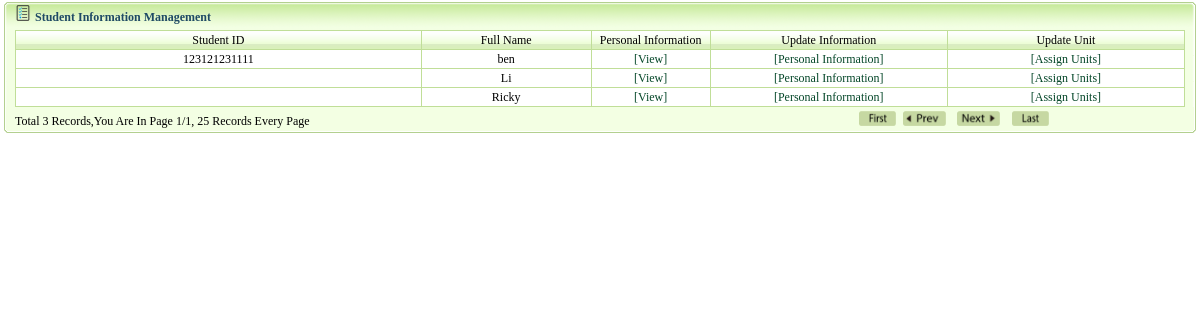
The app's page /sys/tab/student_message.php (signed in), older data.
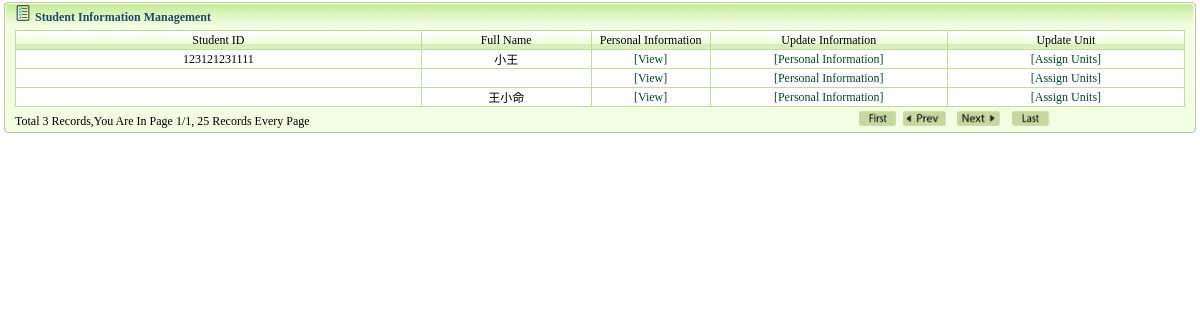
The same page, newer data.
### tables this page shows
CREATE TABLE IF NOT EXISTS `student` (
  `id` int(4) NOT NULL AUTO_INCREMENT,
  `user_id` int(4) NOT NULL,
  `studentcode` varchar(50) NOT NULL,
  `studentno` varchar(50) NOT NULL,
  `name` varchar(80) NOT NULL,
  `grade` int(4) NOT NULL,
  `telehpon` bigint(25) NOT NULL DEFAULT '0',
  `homeadd` varchar(200) NOT NULL,
  `postaladdress` varchar(200) NOT NULL,
  `address` varchar(200) NOT NULL,
  PRIMARY KEY (`id`)
);

### sys/tab/student_message.php (the view, shortened to what this page needs)
<!DOCTYPE html PUBLIC "-//W3C//DTD XHTML 1.0 Transitional//EN" "http://www.w3.org/TR/xhtml1/DTD/xhtml1-transitional.dtd">
<html xmlns="http://www.w3.org/1999/xhtml">
<head>
</head>
<body>
<table width="100%" border="0" align="center" cellpadding="0" cellspacing="0">
  <tr>
    <td height="30"><table width="100%" border="0" cellspacing="0" cellpadding="0">
      <tr>
        <td width="15" height="30"><img src="images/tab_03.gif" width="15" height="30" /></td>
        <td width="1101" background="images/tab_05.gif"><img src="images/311.gif" width="16" height="16" /> <span class="STYLE4">Student Information Management</span></td>
        <td width="281" background="images/tab_05.gif"></td>
        <td width="14"><img src="images/tab_07.gif" width="14" height="30" /></td>
      </tr>
    </table></td>
  </tr>
  <tr>
    <td><table width="100%" border="0" cellspacing="0" cellpadding="0">
      <tr>
        <td width="9" background="images/tab_12.gif">&nbsp;</td>
        <td bgcolor="#f3ffe3"><table width="99%" border="0" align="center" cellpadding="0" cellspacing="1" bgcolor="#c0de98" onmouseover="changeto()"  onmouseout="changeback()">
          <tr>
            <td width="24%" height="18" background="images/tab_14.gif" class="STYLE1"><div align="center" class="STYLE2 STYLE1">Student ID</div></td>
            <td width="10%" height="18" background="images/tab_14.gif" class="STYLE1"><div align="center" class="STYLE2 STYLE1">Full Name</div></td>
            <td width="7%" height="18" background="images/tab_14.gif" class="STYLE1"><div align="center" class="STYLE2">Personal Information</div></td>
            <td width="14%" height="18" background="images/tab_14.gif" class="STYLE1"><div align="center" class="STYLE2">Update Information</div></td>
			<td width="14%" height="18" background="images/tab_14.gif" class="STYLE1"><div align="center" class="STYLE2">Update Unit</div></td>
          </tr>
           <?php
            $page=$_GET['page'];
			include_once 'pageft.php';
			$result=mysql_query("select * from student");
			$total=mysql_num_rows($result);
			$cont=$total;
			pageft($cont,25);
			$result=mysql_query("select * from student limit $firstcount,$displaypg" );
			while($row=mysql_fetch_row($result)){
			 echo "
			 	<tr>
	            <td height='18' bgcolor='#FFFFFF'><div align='center' class='STYLE2 STYLE1'>$row[2]</div></td>
	            <td height='18' bgcolor='#FFFFFF'><div align='center' class='STYLE2 STYLE1'>$row[4]</div></td>
	            <td height='18' bgcolor='#FFFFFF'><div align='center' ><a href='javascript:void(0);' onclick='chack_all(".$row[0].",".$row[1].")'>[View]</a></div></td>
	            <td height='18' bgcolor='#FFFFFF'>
	            	<div align='center' >
	            		<a href='./m_update_student.php?studentID=".$row[1]."' >[Personal Information]</a>
	            	</div>
	            </td>
				<td height='18' bgcolor='#FFFFFF'>
	            	<div align='center' >
	            		<a href='./student_set_unit.php?studentID=".$row[1]."' >[Assign Units]</a>
	            	</div>
	            </td>
	            </tr>
	          ";
			}
          ?>
        </table></td>
        <td width="9" background="images/tab_16.gif">&nbsp;</td>
      </tr>
    </table></td>
  </tr>
  <tr>
    <td height="29"><table width="100%" border="0" cellspacing="0" cellpadding="0">
      <tr>
        <td width="15" height="29"><img src="images/tab_20.gif" width="15" height="29" /></td>
        <td background="images/tab_21.gif"><table width="100%" border="0" cellspacing="0" cellpadding="0">
          <tr>
            <td width="25%" height="29" nowrap="nowrap"><span class="STYLE1"><?php echo $page_nav;?></span></td>
            <td width="75%" valign="top" class="STYLE1"><div align="right">
              <table width="352" height="20" border="0" cellpadding="0" cellspacing="0">
                <tr>
                  <td width="62" height="22" valign="middle"><div align="right"><?php echo $page_first;?></div></td>
                  <td width="50" height="22" valign="middle"><div align="right"><?php echo $page_up;?></div></td>
                  <td width="54" height="22" valign="middle"><div align="right"><?php echo $page_next;?></div></td>
                  <td width="49" height="22" valign="middle"><div align="right"><?php echo $page_last;?></div></td>
                  <td width="59" height="22" valign="middle"><div align="right"></div></td>
                  <td width="25" height="22" valign="middle"></td>
                  <td width="23" height="22" valign="middle"></td>
                  <td width="30" height="22" valign="middle"></td>
                </tr>
              </table>
            </div></td>
          </tr>
        </table></td>
        <td width="14"><img src="images/tab_22.gif" width="14" height="29" /></td>
      </tr>
    </table></td>
  </tr>
</table>
</body>
</html>

### sys/tab/pageft.php (shortened to what this page needs)
<?php
if(!function_exists(pageft)){
	function pageft($totle,$displaypg=20,$url=''){
		global $page,$firstcount,$pagenav,$_SERVER,$page_nav,$page_first,$page_up,$page_next,$page_last;
		if(!$page) $page=1;
		if(!$url){
			$url=$_SERVER["REQUEST_URI"];
		}
		$parse_url=parse_url($url);
		$url_query=$parse_url["query"];
		if($url_query){
			$url_query=ereg_replace("(^|&)page=$page","",$url_query);
			$url=str_replace($parse_url["query"],$url_query,$url);
			if($url_query) {
				$url.="&page";
			}else {
				$url.="page";
			}
		}else {
			$url.="?page";
		}
		$lastpg=ceil($totle/$displaypg);
		$page=min($lastpg,$page);
		$prepg=$page-1;
		$nextpg=($page==$lastpg ? 0 : $page+1);
		if($page==0){
			$firstcount=$page*$displaypg;
		}else {
			$firstcount=($page-1)*$displaypg;
		}
		$page_nav = "Total {$totle} Records,You Are In Page ".$page."/{$lastpg}, {$displaypg} Records Every Page ";
		$page_first = " <a href='$url=1'><img src='images/first.gif' width='37' height='15' /></a>";
		if($prepg && $prepg>=0) {
			$page_up="<a href='$url=$prepg'><img src='images/back1.gif' width='43' height='15' /></a> ";
		}else {
			$page_up="<img src='images/back1.gif' width='43' height='15' />";
		}
		if($nextpg){
			$page_next="<a href='$url=$nextpg'><img src='images/next1.gif' width='43' height='15' /></a>";
		}else{
			$page_next="<img src='images/next1.gif' width='43' height='15' />";
		}
		$page_last="<a href='$url=$lastpg'><img src='images/last.gif' width='37' height='15' /></a>";
	}
}
?>

### sys/tab/student_message.php (style rules this page uses)
.STYLE1 { font-size: 12px }
.STYLE4 { font-size: 12px; color: #1F4A65; font-weight: bold; }
a:link { font-size: 12px; color: #06482a; text-decoration: none; }

Row changes from the older to the newer data that the page shows:
changed student (number 1 of 3 on the later page): name "ben" → "小王"
changed student (number 2 of 3 on the later page): name "Li" → (not shown)
changed student: name "Ricky" → "王小命"
